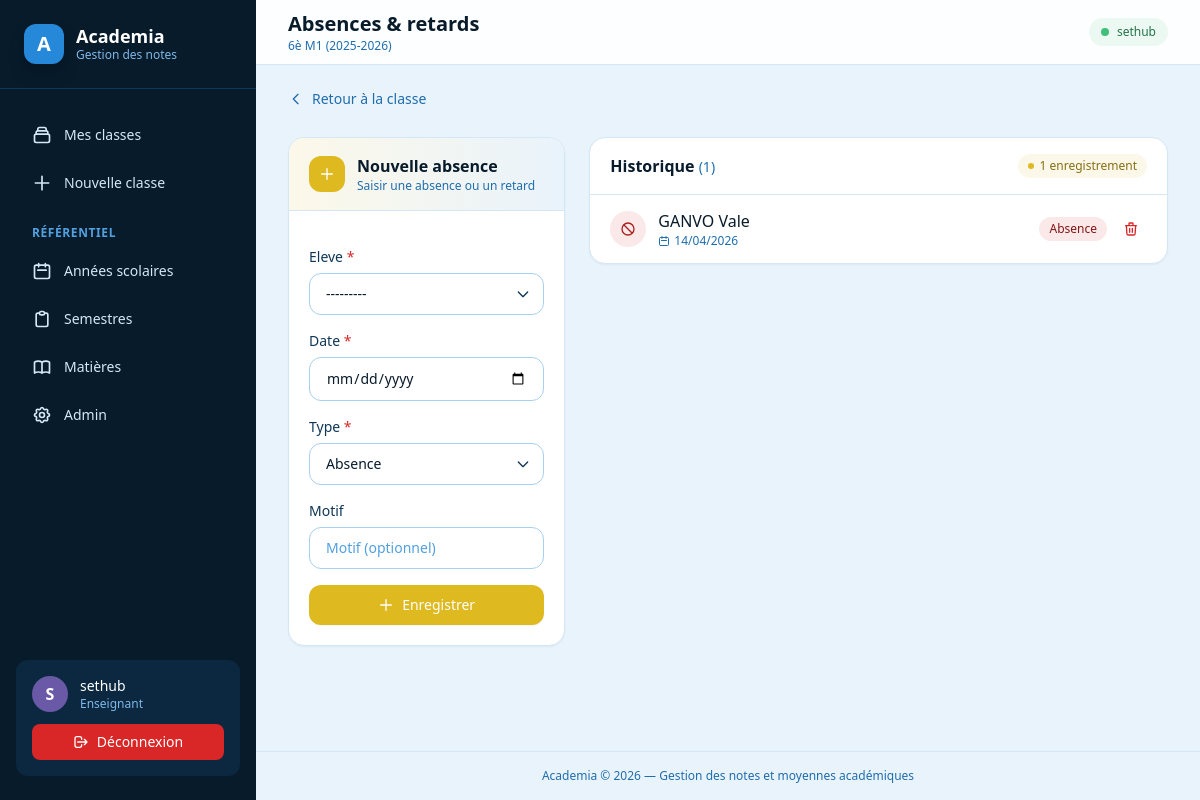
The app's page /classes/1/absences/ (signed in), older data.
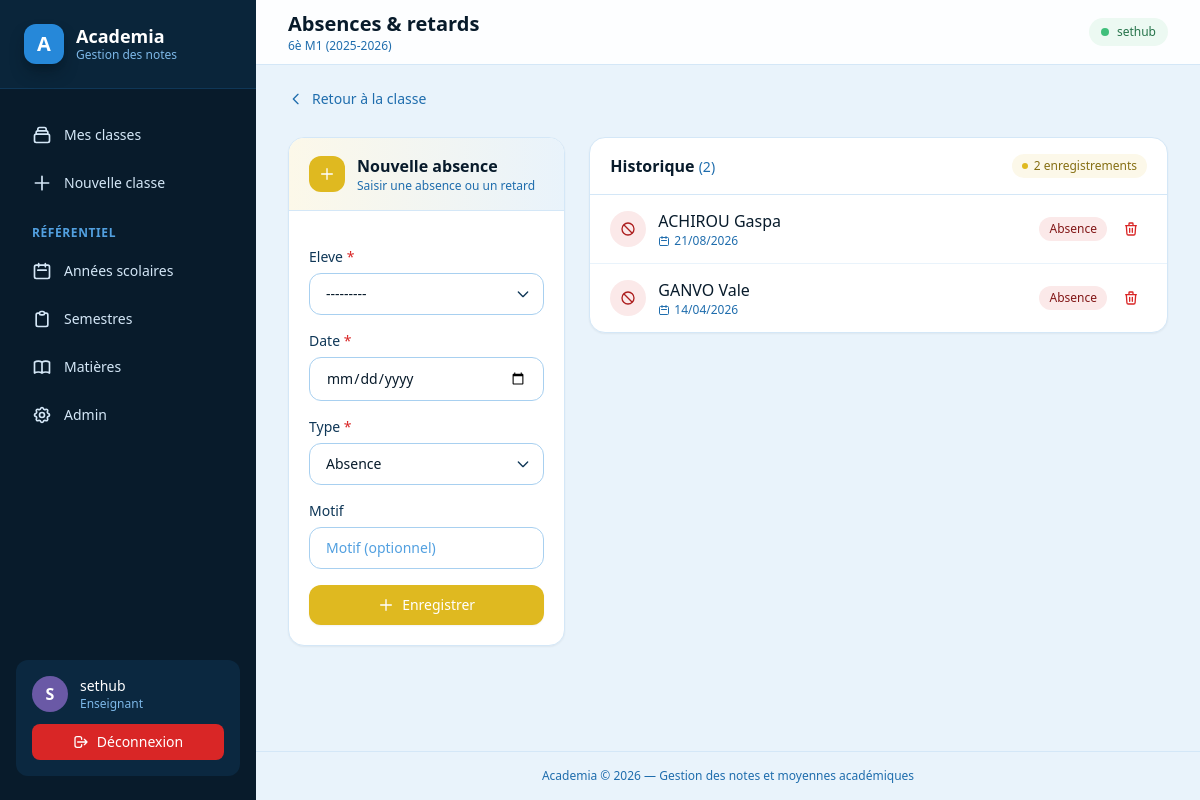
The same page, newer data.
### attendance/models.py (models this page shows, shortened)
class Absence(models.Model):
    class Type(models.TextChoices):
        ABSENCE = "ABSENCE", "Absence"
        RETARD = "RETARD", "Retard"
    eleve = models.ForeignKey(Eleve, on_delete=models.CASCADE, related_name="absences")
    date = models.DateField()
    type = models.CharField(max_length=10, choices=Type.choices, default=Type.ABSENCE)
    motif = models.CharField(max_length=255, blank=True)
    class Meta:
        ordering = ["-date"]

### academics/models.py (models this page shows)
class Eleve(models.Model):
    class Statut(models.TextChoices):
        NOUVEAU = "N", "Nouveau"
        REDOUBLANT = "R", "Redoublant"
    class Genre(models.TextChoices):
        MASCULIN = "M", "Masculin"
        FEMININ = "F", "Féminin"
    classe = models.ForeignKey(Classe, on_delete=models.CASCADE, related_name="eleves")
    nom = models.CharField(max_length=100)
    prenom = models.CharField(max_length=100)
    statut = models.CharField(max_length=1, choices=Statut.choices)
    genre = models.CharField(max_length=1, choices=Genre.choices)
    class Meta:
        constraints = [
            models.UniqueConstraint(
                fields=["classe", "nom", "prenom"], name="uniq_eleve_par_classe"
            )
        ]
        ordering = ["nom", "prenom"]
    def __str__(self):
        return f"{self.nom} {self.prenom} — {self.classe}"

### attendance/views.py (the view, shortened to what this page needs)
# urls.py: path("classes/<int:classe_pk>/absences/", views.AbsenceListCreateView.as_view(), name="absence_list"),
class AbsenceListCreateView(LoginRequiredMixin, View):
    template_name = "attendance/absence_list.html"
    def get(self, request, classe_pk):
        classe = get_object_or_404(Classe, pk=classe_pk)
        form = AbsenceForm(classe=classe)
        absences = Absence.objects.filter(eleve__classe=classe).select_related("eleve")
        return render(request, self.template_name, {
            "classe": classe, "form": form, "absences": absences,
        })

### attendance/forms.py
class AbsenceForm(forms.ModelForm):
    class Meta:
        model = Absence
        fields = ["eleve", "date", "type", "motif"]
        widgets = {
            "eleve": forms.Select(attrs={"class": SELECT_CLASSES}),
            "date": forms.DateInput(attrs={"class": FIELD_CLASSES, "type": "date"}),
            "type": forms.Select(attrs={"class": SELECT_CLASSES}),
            "motif": forms.TextInput(attrs={
                "class": FIELD_CLASSES,
                "placeholder": "Motif (optionnel)",
            }),
        }
    def __init__(self, *args, classe=None, **kwargs):
        super().__init__(*args, **kwargs)
        if classe is not None:
            self.fields["eleve"].queryset = classe.eleves.all()

### academics/models.py (called while the page is built)
    def __str__(self):
        return self.libelle

    def __str__(self):
        return f"{self.nom} ({self.annee_scolaire})"

### templates/attendance/absence_list.html (shortened to what the changed rows need)
{% extends "base.html" %}
{% block page_title %}Absences & retards{% endblock %}
{% block content %}
<div class="space-y-6">
    <div class="grid grid-cols-1 lg:grid-cols-3 gap-6">
        <div class="lg:col-span-1">
            <div class="bg-white rounded-2xl border border-blue-bell-100 shadow-sm overflow-hidden lg:sticky lg:top-24">
                <div class="px-5 py-4 border-b border-blue-bell-100 bg-gradient-to-r from-saffron-50 to-blue-bell-50 flex items-center gap-3">
                    <div>
                        <h2 class="font-semibold text-blue-bell-900">Nouvelle absence</h2>
                    </div>
                </div>
                <form method="post" class="p-5 space-y-4">
                    {% include "includes/form_fields.html" %}
                </form>
            </div>
        </div>
        <div class="lg:col-span-2">
            <div class="bg-white rounded-2xl border border-blue-bell-100 shadow-sm overflow-hidden">
                <div class="px-5 py-4 border-b border-blue-bell-100 flex items-center justify-between">
                    <h2 class="font-semibold text-blue-bell-900">Historique <span class="text-sm font-normal text-blue-bell-600">({{ absences|length }})</span></h2>
                    <span class="inline-flex items-center gap-1.5 px-2.5 py-1 rounded-full bg-saffron-50 text-saffron-700 text-xs font-medium">
                        <span class="w-1.5 h-1.5 rounded-full bg-saffron-500"></span>
                        {{ absences|length }} enregistrement{{ absences|length|pluralize:"s" }}
                    </span>
                </div>
                {% if absences %}
                <div class="divide-y divide-blue-bell-50">
                    {% for absence in absences %}
                    <div class="px-5 py-3.5 flex items-center justify-between gap-3">
                        <div class="flex items-center gap-3 min-w-0">
                            <div class="w-9 h-9 rounded-full {% if absence.type == 'ABSENCE' %}bg-lobster-pink-50 text-lobster-pink-600{% else %}bg-saffron-50 text-saffron-600{% endif %} flex items-center justify-center shrink-0">
                                {% if absence.type == 'ABSENCE' %}
                                <svg class="w-4 h-4" fill="none" stroke="currentColor" viewBox="0 0 24 24"><path stroke-linecap="round" stroke-linejoin="round" stroke-width="2" d="M18.364 18.364A9 9 0 005.636 5.636m12.728 12.728A9 9 0 015.636 5.636m12.728 12.728L5.636 5.636"/></svg>
                                {% else %}
                                <svg class="w-4 h-4" fill="none" stroke="currentColor" viewBox="0 0 24 24"><path stroke-linecap="round" stroke-linejoin="round" stroke-width="2" d="M12 8v4l3 3m6-3a9 9 0 11-18 0 9 9 0 0118 0z"/></svg>
                                {% endif %}
                            </div>
                            <div class="min-w-0">
                                <div class="font-medium text-blue-bell-900 truncate">{{ absence.eleve.nom }} {{ absence.eleve.prenom }}</div>
                                <div class="text-xs text-blue-bell-600 flex items-center gap-2 flex-wrap">
                                    <span class="inline-flex items-center gap-1">
                                        <svg class="w-3 h-3" fill="none" stroke="currentColor" viewBox="0 0 24 24"><path stroke-linecap="round" stroke-linejoin="round" stroke-width="2" d="M8 7V3m8 4V3m-9 8h10M5 21h14a2 2 0 002-2V7a2 2 0 00-2-2H5a2 2 0 00-2 2v12a2 2 0 002 2z"/></svg>
                                        {{ absence.date|date:"d/m/Y" }}
                                    </span>
                                </div>
                            </div>
                        </div>
                        <div class="flex items-center gap-2 shrink-0">
                            <span class="inline-flex items-center px-2.5 py-1 rounded-full text-xs font-medium {% if absence.type == 'ABSENCE' %}bg-lobster-pink-50 text-lobster-pink-700{% else %}bg-saffron-50 text-saffron-700{% endif %}">
                                {{ absence.get_type_display }}
                            </span>
                            <form method="post" action="{% url 'attendance:absence_delete' absence.pk %}" onsubmit="return confirm('Supprimer cet enregistrement ?')">
                                <button type="submit" class="inline-flex items-center justify-center w-8 h-8 rounded-lg text-lobster-pink-500 hover:bg-lobster-pink-50 transition" title="Supprimer">
                                    <svg class="w-4 h-4" fill="none" stroke="currentColor" viewBox="0 0 24 24"><path stroke-linecap="round" stroke-linejoin="round" stroke-width="2" d="M19 7l-.867 12.142A2 2 0 0116.138 21H7.862a2 2 0 01-1.995-1.858L5 7m5 4v6m4-6v6m1-10V4a1 1 0 00-1-1h-4a1 1 0 00-1 1v3M4 7h16"/></svg>
                                </button>
                            </form>
                        </div>
                    </div>
                    {% endfor %}
                </div>
                {% endif %}
            </div>
        </div>
    </div>
</div>
{% endblock %}

Row changes from the older to the newer data that the page shows:
added Absence: eleve.nom "ACHIROU", eleve.prenom "Gaspa", date "21/08/2026", type "Absence"
Text that changed along with them:
{{ absences|length }}: "1" → "2"
